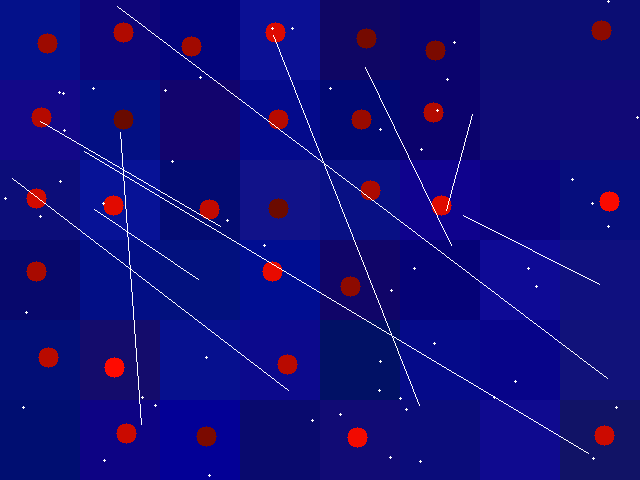
#> input picture count_circles/images/img-0.png, 640 x 480 px, found by its file name; its folder holds 4 pictures in this run
$ python count_circles.py   (older library calls are emulated)
#> lines starting #> are read from the running program, lines starting #| are printed output that depends on the picture; after the words box and inside, x2 and y2 are one past the last pixel; in counts of white or black regions, pixels touching at a corner belong together
import matplotlib.pyplot as plt
import numpy as np
from skimage.io import imread
from skimage.color import rgb2gray
from skimage.filters.rank import otsu
from skimage.filters import threshold_adaptive
from skimage.morphology import opening, erosion
from skimage.morphology import square, disk
from skimage.measure import label
from skimage.measure import regionprops

def drawRegions(regs, img_size):
    img_r = np.ndarray((img_size[0], img_size[1]), dtype='float32')
    for reg in regs:
        coords = reg.coords
        for coord in coords:
            img_r[coord[0], coord[1]] = 1.
    return img_r

f = open("out.txt", "w")
f.write("E2 58/2013 Novica Sarenac")
f.write("\nfile circles")
for i in range(0,100):
    img1 = imread('images\img-'+str(i)+'.png')
#> img1 is the input picture: shape (480, 640, 3); mean R, G, B 16.9, 12.8, 122.3

    str_elem = disk(5)
    red_img = img1[:, :, 0]
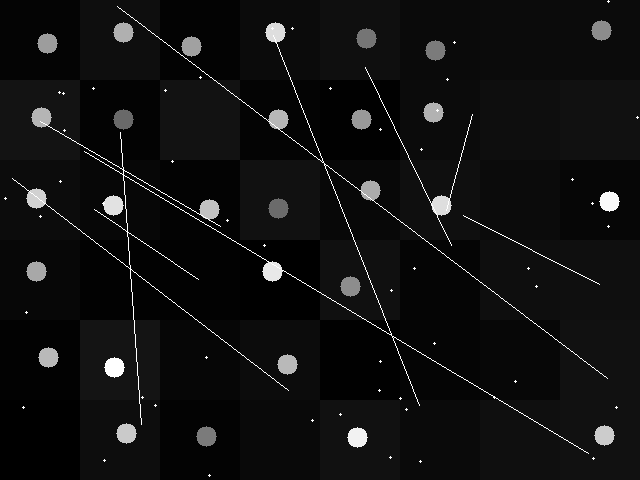
#> red_img: shape (480, 640); min 0, max 255, mean 16.9
    bin_img = red_img > 80
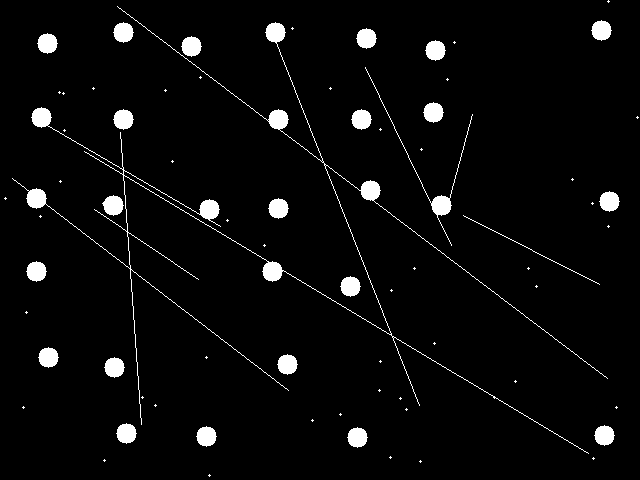
#> bin_img: shape (480, 640) bool; 3.9% white; 70 white regions (46 under 20 px), largest, box (x1, y1, x2, y2) and area: (12, 6, 608, 454) 4364, (365, 67, 473, 246) 572, (102, 195, 124, 216) 321
    img_erosion = erosion(bin_img,selem=str_elem)
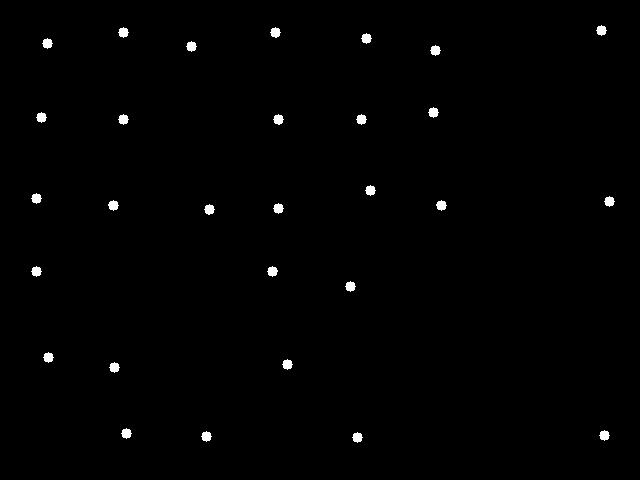
#> img_erosion: shape (480, 640) bool; 0.77% white; 29 white regions

    labelled_img = label(img_erosion)
#> labelled_img: shape (480, 640) int32; 30 distinct labels, from 0 to 29
    regions = regionprops(labelled_img)
#> regions = 29 regions; largest, box (x1, y1, x2, y2) and area: (270, 27, 281, 38) 82, (273, 114, 284, 125) 82, (108, 200, 119, 211) 82, (436, 200, 447, 211) 82, (204, 204, 215, 215) 82
    #plt.imshow(drawRegions(regions, img_erosion.shape), 'gray')

    #regioni
    regions_img = []
    for region in regions:
        bbox = region.bbox
        h = bbox[2] - bbox[0]
        w = bbox[3] - bbox[1]
        if ((float(h) / w > 0.7) and (float(h) / w <= 1.0)) or ((float(w) / h > 0.7) and (float(w) / h <= 1.0)):
            regions_img.append(region)
#> this loop made 29 passes
#> bbox on passes 1 to 12: (25, 596, 36, 607), (27, 118, 38, 129), (27, 270, 38, 281), (33, 361, 44, 372), (38, 42, 49, 53), (41, 186, 52, 197), (45, 430, 56, 441), (107, 428, 118, 439), (112, 36, 123, 47), (114, 118, 125, 129), (114, 273, 125, 284), (114, 356, 125, 367)
#> after the loop, regions_img has the same summary as regions

   # obj["images\img-"+str(i)+'.png'] = len(regions_img)
    f.write("\nimages/img-"+str(i)+'.png\t'+str(len(regions_img)))
    print(len(regions_img))
#| 29
#> pass 2 of the loop `for i in range(0,100):`:
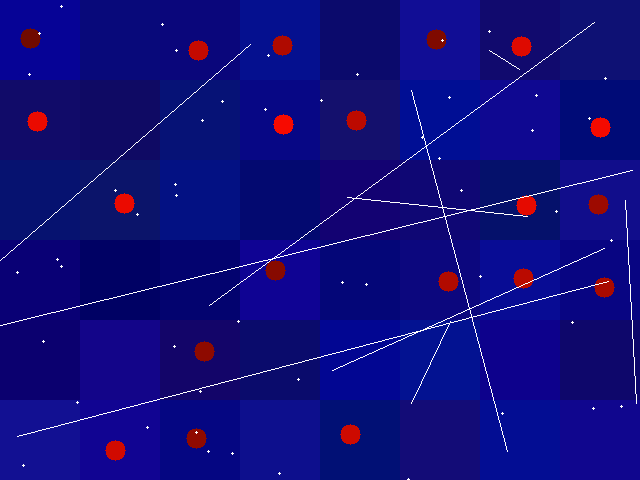
#> input picture count_circles/images/img-1.png, 640 x 480 px, found by its file name
#> img1 is the input picture: shape (480, 640, 3); mean R, G, B 16.4, 12.2, 124.2
#> `bin_img = red_img > 80`:
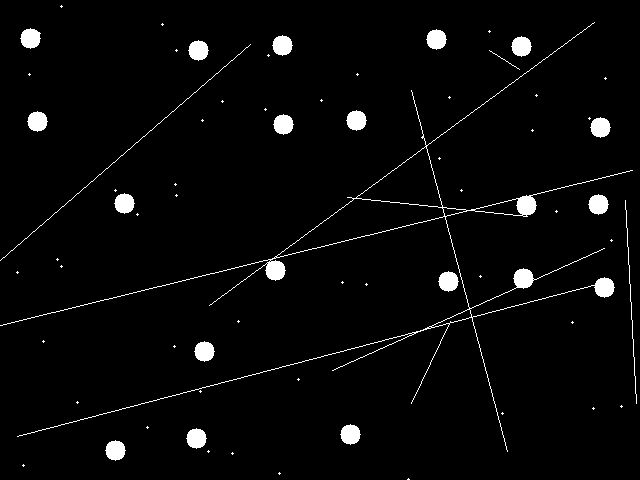
#> bin_img: shape (480, 640) bool; 3.1% white; 66 white regions (46 under 20 px), largest, box (x1, y1, x2, y2) and area: (0, 22, 633, 452) 3724, (20, 28, 41, 49) 320, (426, 29, 447, 50) 317
#> `img_erosion = erosion(bin_img,selem=str_elem)`:
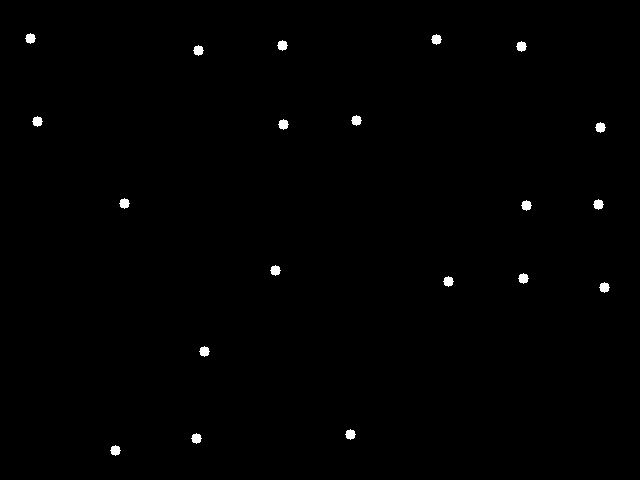
#> img_erosion: shape (480, 640) bool; 0.53% white; 20 white regions
#> labelled_img: shape (480, 640) int32; 21 distinct labels, from 0 to 20
#> regions = 20 regions; largest, box (x1, y1, x2, y2) and area: (25, 33, 36, 44) 81, (431, 34, 442, 45) 81, (277, 40, 288, 51) 81, (516, 41, 527, 52) 81, (193, 45, 204, 56) 81
#> the loop `for region in regions:` made 20 passes
#> bbox on passes 1 to 8: (33, 25, 44, 36), (34, 431, 45, 442), (40, 277, 51, 288), (41, 516, 52, 527), (45, 193, 56, 204), (115, 351, 126, 362), (116, 32, 127, 43), (119, 278, 130, 289)
#> after the loop `for region in regions:`: regions_img has the same summary as regions
#| 20
#> (the run stopped early here; a loop or call above may not have finished)
